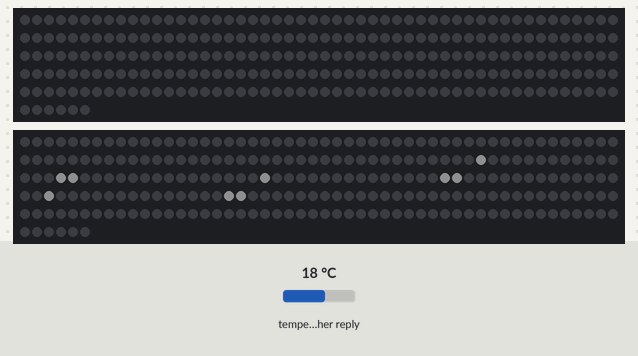
Bench run of a program on a simulated ESP32. Parts: 2 × 256 RGB LEDs in strip order, left to right, continuing on the next row. Inputs (shaded band) come from the test bench; at power-on: temperature in the weather reply 18 °C. Dim RGB values are drawn brighter than linear; WiFi joins after 1.5 s; servers stay silent unless stated; uploads are accepted with an empty reply; web services answer with replies made up by the test bench; what the program prints to the serial monitor is not drawn.

Above: at 2.9 s.
3.0 s: temperature in the weather reply set to -14 °C
Timing chart, 0 to 6.0 s (numbered marks = the images above; inputs shaded):
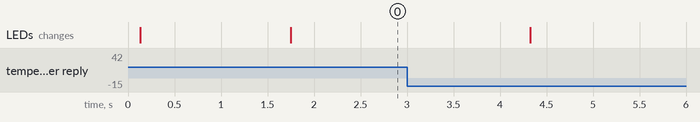

The program:

main.cpp
```cpp
#include <WiFi.h>
#include <HTTPClient.h>
#include <WiFiClientSecure.h>
#include <ArduinoJson.h>
#include <FastLED.h>
#include <LEDMatrix.h>
#include <freertos/FreeRTOS.h>
#include <freertos/task.h>

// WLAN-Zugangsdaten (iPhone Hotspot)
// WICHTIG: iPhone Hotspot muss auf 2.4 GHz stehen!
// Einstellungen > Persoenlicher Hotspot > "Kompatibilitaet maximieren" AKTIVIEREN
const char* ssid = "GabPhone";
const char* password = "Covquf012wud";

// OpenWeatherMap API
const char* apiKey = "711b0df3e461b3c35e8ca67b28920759";
const char* city = "Kitzbühel,AT";
String apiUrl = "http://api.openweathermap.org/data/2.5/weather?q=" + String(city) + "&units=metric&appid=" + String(apiKey);

// Google Sheets Logging
// Instructions: Deployment URL from Google Apps Script goes here
const char* googleScriptUrl = "https://script.google.com/macros/s/AKfycbz-H7B0w1WvzmRptTft5Bbgp-7N0x3lPV3hnr3Kql-jB5gkr_9ytLLIUW9fmUZVFJI/exec";

// Logging to Google Sheets
void logDataToGoogleSheets(float temp, int hum, float wind) {
  if (String(googleScriptUrl).length() < 10 || String(googleScriptUrl) == "YOUR_GOOGLE_SCRIPT_URL_HERE") {
    Serial.println("[GoogleSheets] Skipping log: URL not configured.");
    return;
  }

  Serial.println("[GoogleSheets] Logging data...");
  WiFiClientSecure client;
  client.setInsecure(); // No certificate verification for simplicity

  HTTPClient http;
  String url = String(googleScriptUrl) + "?temp=" + String(temp, 1) + "&hum=" + String(hum) + "&wind=" + String(wind, 1);

  if (http.begin(client, url)) {
    http.setFollowRedirects(HTTPC_STRICT_FOLLOW_REDIRECTS);
    int httpCode = http.GET();
    if (httpCode > 0) {
      Serial.printf("[GoogleSheets] Success! HTTP Code: %d\n", httpCode);
    } else {
      Serial.printf("[GoogleSheets] Error: %s\n", http.errorToString(httpCode).c_str());
    }
    http.end();
  } else {
    Serial.println("[GoogleSheets] Error: Unable to begin connection.");
  }
}

// Matrix-Konfiguration
#define DATA_PIN_UPPER 25
#define DATA_PIN_LOWER 26
#define NUM_LEDS_PER_STRIP 256
#define MATRIX_WIDTH 32
#define MATRIX_HEIGHT 16
#define MATRIX_TYPE VERTICAL_ZIGZAG_MATRIX

CRGB leds_upper[NUM_LEDS_PER_STRIP];
CRGB leds_lower[NUM_LEDS_PER_STRIP];
CRGB leds_array[NUM_LEDS_PER_STRIP * 2];
cLEDMatrix<-MATRIX_WIDTH, MATRIX_HEIGHT, MATRIX_TYPE> leds;

// LED Mapping-Struktur
struct LedAddress {
  CRGB* array;
  int index;
};

// Mapping (Original aus funktionierendem Snake-Code)
LedAddress mapXY(int x, int y) {
  LedAddress result;
  int led;

  if (y < 8) {
    led = x * 8 + ((x % 2 == 0) ? y : 7 - y);
    result.array = leds_lower;
    result.index = led;
  } else {
    int flippedX = MATRIX_WIDTH - 1 - x;
    int flippedY = 15 - y;
    led = flippedX * 8 + ((flippedX % 2 == 0) ? flippedY : 7 - flippedY);
    result.array = leds_upper;
    result.index = led;
  }
  return result;
}

// Font 3x5 (optimiert für Punkt & Einheiten)
const byte font3x5[][5] = {
  {0b111, 0b101, 0b101, 0b101, 0b111},  // 0
  {0b010, 0b110, 0b010, 0b010, 0b111},  // 1
  {0b111, 0b001, 0b111, 0b100, 0b111},  // 2
  {0b111, 0b001, 0b111, 0b001, 0b111},  // 3
  {0b101, 0b101, 0b111, 0b001, 0b001},  // 4
  {0b111, 0b100, 0b111, 0b001, 0b111},  // 5
  {0b111, 0b100, 0b111, 0b101, 0b111},  // 6
  {0b111, 0b001, 0b010, 0b100, 0b100},  // 7
  {0b111, 0b101, 0b111, 0b101, 0b111},  // 8
  {0b111, 0b101, 0b111, 0b001, 0b111},  // 9
  {0b000, 0b000, 0b000, 0b010, 0b000},  // . (10)
  {0b011, 0b100, 0b100, 0b100, 0b011},  // C (11)
  {0b101, 0b001, 0b010, 0b100, 0b101},  // % (12)
  {0b000, 0b110, 0b101, 0b101, 0b101},  // m (13)
  {0b001, 0b010, 0b010, 0b100, 0b000},  // / (14)
  {0b111, 0b100, 0b111, 0b001, 0b111},  // s (15)
  {0b000, 0b010, 0b000, 0b000, 0b000},  // ° (16) - Gradzeichen (kleiner Punkt oben)
  {0b000, 0b000, 0b111, 0b000, 0b000},  // - (17) - Minuszeichen
};

// Werte
float temperature = 0.0;
int humidity = 0;
float windSpeed = 0.0;
bool dataReceived = false;

// Alle LEDs sicher loeschen
void clearAll() {
  for (int i = 0; i < NUM_LEDS_PER_STRIP; i++) {
    leds_upper[i] = CRGB::Black;
    leds_lower[i] = CRGB::Black;
  }
}

// Einzelnen Pixel setzen via mapXY (Display um 180° gedreht)
void setPixel(int x, int y, CRGB color) {
  if (x < 0 || x >= MATRIX_WIDTH || y < 0 || y >= MATRIX_HEIGHT) return;
  LedAddress addr = mapXY(MATRIX_WIDTH - 1 - x, MATRIX_HEIGHT - 1 - y);
  addr.array[addr.index] = color;
}

// Zeichen anzeigen
// Font row 0 = oberste Zeile des Zeichens, y = Display-Y der obersten Zeile
void drawChar(int index, int x, int y, CRGB color) {
  if (index < 0 || index >= 18) return;
  for (int row = 0; row < 5; row++) {
    for (int col = 0; col < 3; col++) {
      if ((font3x5[index][row] >> (2 - col)) & 0x01) {
        setPixel(x + col, y + row, color);
      }
    }
  }
}

// Textbreite berechnen (fuer Zentrierung)
int getTextWidth(String text) {
  int width = 0;
  for (unsigned int i = 0; i < text.length(); i++) {
    char c = text.charAt(i);
    if (c >= '0' && c <= '9') width += 4;
    else if (c == '.') width += 4;
    else if (c == 'C') width += 4;
    else if (c == '%') width += 4;
    else if (c == 'm') width += 4;
    else if (c == '/') width += 4;
    else if (c == 's') width += 4;
    else if (c == '*') width += 4;  // ° Gradzeichen
    else if (c == '-') width += 4;
    else if (c == ' ') width += 2;  // Leerzeichen schmaler
  }
  // Letztes Zeichen hat keinen Trailing-Space, also -1
  if (width > 0) width -= 1;
  return width;
}

// Text zentriert anzeigen
void drawTextCentered(String text, int y, CRGB color) {
  int textW = getTextWidth(text);
  int x = (MATRIX_WIDTH - textW) / 2;  // Horizontal zentrieren

  int pos = 0;
  for (unsigned int i = 0; i < text.length(); i++) {
    char c = text.charAt(i);
    int index = -1;

    if (c >= '0' && c <= '9') index = c - '0';
    else if (c == '.') index = 10;
    else if (c == 'C') index = 11;
    else if (c == '%') index = 12;
    else if (c == 'm') index = 13;
    else if (c == '/') index = 14;
    else if (c == 's') index = 15;
    else if (c == '*') index = 16;  // ° = '*' im String
    else if (c == '-') index = 17;
    else if (c == ' ') { pos += 2; continue; }  // Leerzeichen

    if (index != -1) {
      drawChar(index, x + pos, y, color);
      pos += 4;
    }
  }
}

// WLAN verbinden (mit Retries und Timeout)
void connectWiFi() {
  Serial.println();
  Serial.println("===========================================");
  Serial.println("ESP32 unterstuetzt NUR 2.4 GHz WLAN!");
  Serial.println("iPhone: Einstellungen > Persoenlicher Hotspot");
  Serial.println("  -> 'Kompatibilitaet maximieren' AKTIVIEREN");
  Serial.println("===========================================");
  Serial.println();

  WiFi.mode(WIFI_STA);
  WiFi.disconnect(true);
  delay(100);

  Serial.print("Verbinde mit: ");
  Serial.println(ssid);

  WiFi.begin(ssid, password);

  int tries = 0;
  int maxTries = 40;  // 20 Sekunden Timeout

  while (WiFi.status() != WL_CONNECTED && tries < maxTries) {
    delay(500);
    Serial.print(".");
    tries++;

    // Nach 10 Versuchen nochmal neu versuchen
    if (tries == 20) {
      Serial.println();
      Serial.println("Neuversuch...");
      WiFi.disconnect(true);
      delay(500);
      WiFi.begin(ssid, password);
    }
  }

  Serial.println();

  if (WiFi.status() == WL_CONNECTED) {
    Serial.print("WLAN verbunden! IP: ");
    Serial.println(WiFi.localIP());
  } else {
    Serial.println("WLAN-Verbindung FEHLGESCHLAGEN!");
    Serial.println("Pruefe: Ist 'Kompatibilitaet maximieren' aktiv?");
    Serial.print("WiFi Status Code: ");
    Serial.println(WiFi.status());
  }
}

// WLAN-Verbindung pruefen und ggf. neu verbinden
void ensureWiFi() {
  if (WiFi.status() != WL_CONNECTED) {
    Serial.println("WLAN verloren, verbinde neu...");
    connectWiFi();
  }
}

// Wetterdaten abrufen
void fetchWeatherData(void *pvParameters) {
  // Erstes Update sofort nach Verbindung
  delay(2000);

  while (true) {
    ensureWiFi();

    if (WiFi.status() == WL_CONNECTED) {
      HTTPClient http;
      http.setTimeout(10000);
      http.begin(apiUrl);
      int httpCode = http.GET();

      if (httpCode == HTTP_CODE_OK) {
        String payload = http.getString();
        JsonDocument doc;
        DeserializationError error = deserializeJson(doc, payload);

        if (!error) {
          temperature = doc["main"]["temp"];
          humidity = doc["main"]["humidity"];
          windSpeed = doc["wind"]["speed"];
          dataReceived = true;
          Serial.printf("Temp: %.1f°C | Humidity: %d%% | Wind: %.1f m/s\n",
                        temperature, humidity, windSpeed);

          // Log data to Google Sheets
          logDataToGoogleSheets(temperature, humidity, windSpeed);
        } else {
          Serial.print("JSON Fehler: ");
          Serial.println(error.c_str());
        }
      } else {
        Serial.print("HTTP Fehler: ");
        Serial.println(httpCode);
      }
      http.end();
    }
    vTaskDelay(60000 / portTICK_PERIOD_MS);
  }
}

// Anzeige - zentriert und kompakt
void updateDisplay(void *pvParameters) {
  // Warten bis erste Daten da sind
  while (!dataReceived) {
    clearAll();
    // "---" anzeigen waehrend geladen wird
    drawTextCentered("---", 6, CRGB(80, 80, 80));
    FastLED.show();
    vTaskDelay(500 / portTICK_PERIOD_MS);
  }

  while (true) {
    char buffer[16];

    // === Temperatur (zentriert, vertikal: (16-5)/2 = 5) ===
    clearAll();
    if (temperature < 0) {
      snprintf(buffer, sizeof(buffer), "-%.1f*C", -temperature);
    } else {
      snprintf(buffer, sizeof(buffer), "%.1f*C", temperature);
    }
    drawTextCentered(String(buffer), 6, CRGB::Green);
    FastLED.show();
    vTaskDelay(3000 / portTICK_PERIOD_MS);

    // === Luftfeuchtigkeit (zentriert) ===
    clearAll();
    snprintf(buffer, sizeof(buffer), "%d%%", humidity);
    drawTextCentered(String(buffer), 6, CRGB::Yellow);
    FastLED.show();
    vTaskDelay(3000 / portTICK_PERIOD_MS);

    // === Windgeschwindigkeit (zentriert) ===
    clearAll();
    snprintf(buffer, sizeof(buffer), "%.1fm/s", windSpeed);
    drawTextCentered(String(buffer), 6, CRGB::Blue);
    FastLED.show();
    vTaskDelay(3000 / portTICK_PERIOD_MS);
  }
}

void setup() {
  Serial.begin(115200);
  delay(100);

  FastLED.addLeds<WS2812B, DATA_PIN_UPPER, GRB>(leds_upper, NUM_LEDS_PER_STRIP);
  FastLED.addLeds<WS2812B, DATA_PIN_LOWER, GRB>(leds_lower, NUM_LEDS_PER_STRIP);
  FastLED.setBrightness(50);

  for (int i = 0; i < NUM_LEDS_PER_STRIP; i++) {
    leds_array[i] = leds_lower[i];
    leds_array[i + NUM_LEDS_PER_STRIP] = leds_upper[i];
  }
  leds.SetLEDArray(leds_array);

  clearAll();
  FastLED.show();

  // WLAN verbinden
  connectWiFi();

  // FreeRTOS Tasks
  xTaskCreatePinnedToCore(fetchWeatherData, "WeatherTask", 8192, NULL, 1, NULL, 1);
  xTaskCreatePinnedToCore(updateDisplay, "DisplayTask", 4096, NULL, 1, NULL, 1);
}

void loop() {
  vTaskDelay(portMAX_DELAY);
}
```
